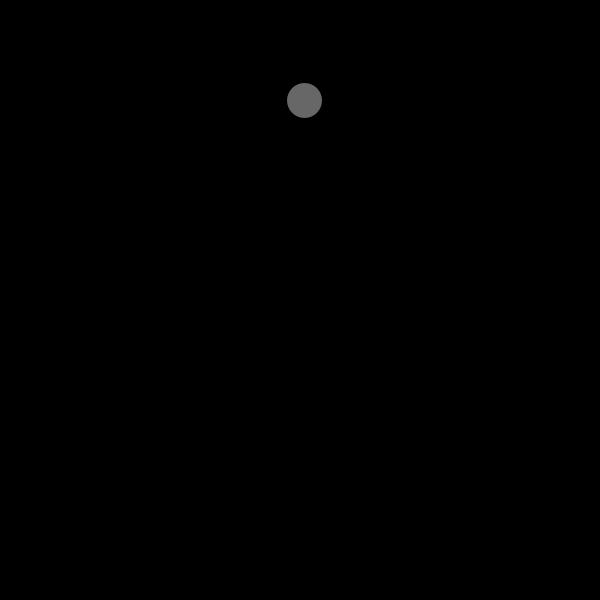
Frame 1 (no input)
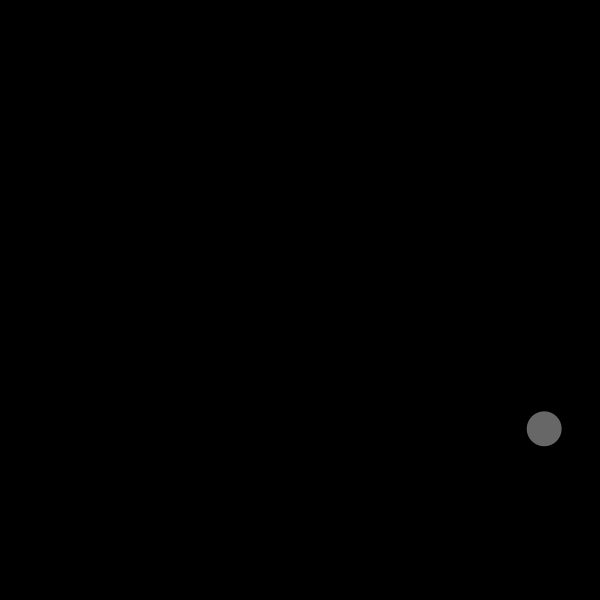
Frame 60 (the mouse pressed at the canvas centre just before this capture)
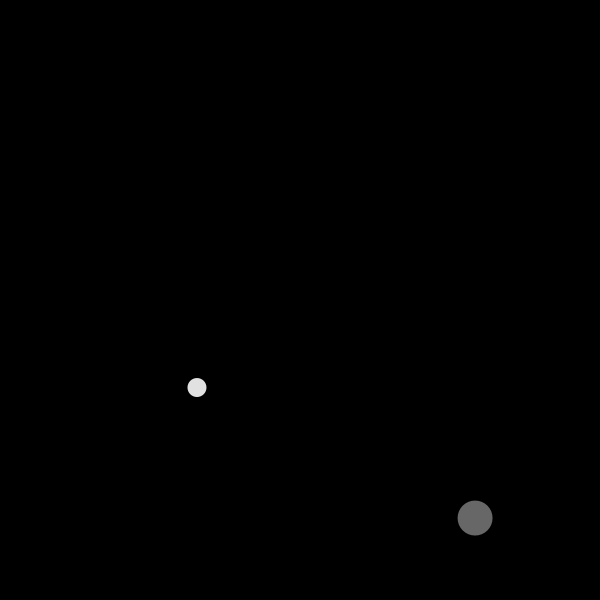
Frame 120 (the mouse held since frame 60 and released just before this capture)

The Processing sketch that drew these frames (run headless with seeded random() and noise(); from frame 60 on, the mouse is pressed at the canvas centre):

// Processing sketch: gravitation_perte_energie_cinetique
// ── gravitation_perte_energie_cinetique.pde
// renaud.jean-francois(arobas)uqam(point)ca
// Syntaxe Processing version 3.0
// vendredi, 9 octobre 2015

// Exemple de gestion du déplacement par PVector.
// Cas simple d’un seul mobile affecté par une force de gravité
// et perdant une partie d’énergie cinétique à chaque rebond.

// Cliquez pour ajouter des occurences.


ArrayList <Mobile> mobiles =  new ArrayList<Mobile>();
Mobile m1;

void setup() {
  size(600, 600);
  background(0);
  fill(255);
  noStroke();
  mobiles.add(new Mobile());
}

void draw() {
  background(0);

  for (int i = 0; i < mobiles.size(); i++) {
    ((Mobile)mobiles.get(i)).update();
    ((Mobile)mobiles.get(i)).display();
  }
}

class Mobile {
  PVector loc, vel, acc;
  int tailleMobile, rayon;
  color c;

  Mobile() {

    tailleMobile = floor(random(10, 50));
    rayon = floor(tailleMobile*0.5);
    c = color(random(50, 255));

    // Position initiale du mobile :
    loc = new PVector(300, 100);

    // Vélocité initiale du mobile:
    vel = new PVector(random(-5, 5), 0, 0);

    // Effet de gravité
    acc = new PVector(0, 1, 0); // force vers le bas
    acc.setMag(0.5);
  }

  void update() {
    // À réaliser dans le bon ordre :

    // 1. Mise à jour de la vitesse suivant l’accélération.
    vel.add(acc);

    // 2. Mise à jour de la position suivant la vitesse.
    loc.add(vel);


    // On appelle la méthode qui permet de vérifier le contact avec les bords du sketch.
    rebond();

    // 4. On vérifie le moment où le mobile ne bouge presque plus
    // ET on s’assure que le mobile est près du sol, car il faut prévoir
    // que la vitesse est également très lente près du SOMMET de la trajectoire parabolique.
    // Donc il nous faut une double condition :
    if ((vel.mag() < 0.1)&&(loc.y > height-rayon-10)) { // lent + se trouve près du sol
      // On arrête tout !
      acc.mult(0);
      vel.mult(0);
      loc.set(loc.x, height-rayon, 0);
    }

    // Idée en développement
    //for (int i = 0; i < mobiles.size(); i++) {
    //  if (this != mobiles.get(i)) {
    //    if (((Mobile)mobiles.get(i)).loc.y == width-((Mobile)mobiles.get(i)).rayon)
    //      ((Mobile)mobiles.get(i)).c = color (random(50, 255));
    //  }
    //}
    
  }

  void display() {
    pushMatrix();
    translate(loc.x, loc.y);
    pushStyle();
    fill(c);
    noStroke();
    ellipse(0, 0, tailleMobile, tailleMobile);
    popStyle();
    popMatrix();
  }

  void rebond() {
    // Évaluation en fonction des limites sur l’axe horizontal.
    if ((loc.x > width-rayon)||(loc.x < rayon)) {
      // Si on frappe le mur, simplement inverser le composant x du vecteur de vélocité
      // sans toucher aux autres composants.
      vel.set(vel.x * -1, vel.y, vel.z);
    }

    // Évaluation en fonction des limites sur l’axe vertical.
    if ((loc.y > height-rayon)||(loc.y < rayon)) {
      vel.set(vel.x, vel.y * -1, vel.z);
      if (loc.y > height-rayon) {
        // Perte d’énergie cinétique : on retire de la vélocité
        // à chaque contact.
        // Plus le chiffre est près de 1.0, plus l’objet conserve
        // son énergie initiale.
        // On peut aussi créer un lien avec le volume de l’objet.
        vel.mult(0.5+(map(tailleMobile,10,50,0.35,0)));
        // IMPORTANT : s’assurer de repositionner l’objet en dehors
        // de la zone d’évaluation de la condition.
        // Il y aura simplement une petite différence ici.
        // Dans la condition : plus grand que (>)
        // Dans le repositionnement : égale (=)
        loc.y = height-rayon;
      }
    }
  }
}

void mousePressed() {
  mobiles.add(new Mobile());
}

void keyPressed() {
  mobiles.clear();
}
